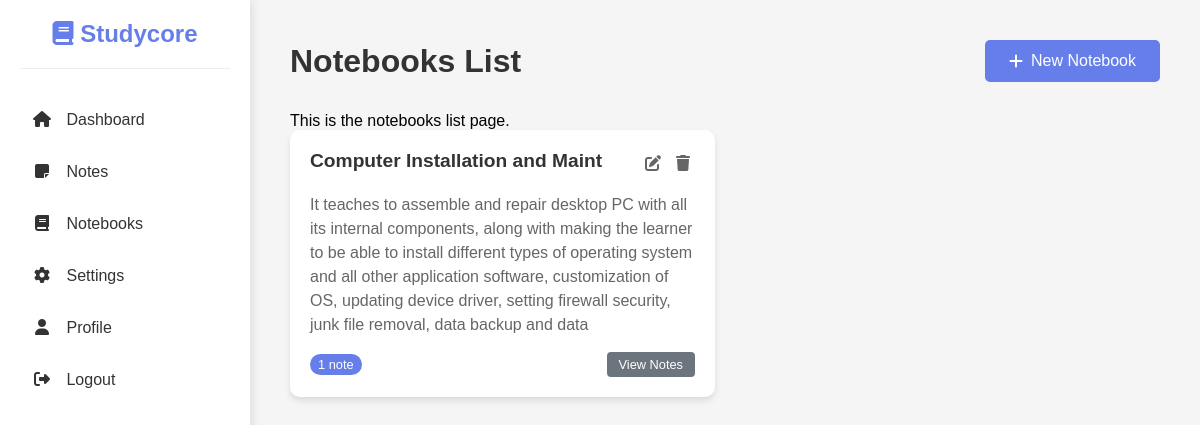
Screenshot of /notebooks (signed in) with the database file from the repository.
### models.py (models this page shows)
class Notebook(db.Model):
    id = db.Column(db.Integer, primary_key=True)
    title = db.Column(db.String(100))
    description = db.Column(db.Text, nullable=True)
    created_at = db.Column(db.DateTime, default=datetime.utcnow)
    updated_at = db.Column(db.DateTime, default=datetime.utcnow, onupdate=datetime.utcnow)
    user_id = db.Column(db.Integer, db.ForeignKey('user.id'))
    notes = db.relationship('Note', backref='notebook', lazy=True, cascade='all, delete-orphan')

### app.py (the view)
@app.route('/notebooks')
@login_required
def list_notebooks():
    notebooks = Notebook.query.filter_by(user_id=current_user.id).all()
    return render_template('notebooks/list.html', notebooks=notebooks)

### app.py (called while the page is built)
@login_manager.user_loader
def load_user(user_id):
    return User.query.get(int(user_id))

### templates/notebooks/list.html (shortened to what this page needs)
<!DOCTYPE html>
<html lang="en">
<head>
    <link href="https://cdnjs.cloudflare.com/ajax/libs/font-awesome/6.4.0/css/all.min.css" rel="stylesheet">
</head>
<body>
    <div class="sidebar">
        <div class="sidebar-header">
            <h1><i class="fas fa-book"></i> Studycore</h1>
        </div>
        <ul class="sidebar-nav">
            <li><a href="{{ url_for('dashboard') }}"><i class="fas fa-home"></i> Dashboard</a></li>
            <li><a href="{{ url_for('list_notes') }}"><i class="fas fa-sticky-note"></i> Notes</a></li>
            <li><a href="{{ url_for('list_notebooks') }}"><i class="fas fa-book"></i> Notebooks</a></li>
            <li><a href="{{ url_for('settings') }}"><i class="fas fa-cog"></i> Settings</a></li>
            <li><a href="{{ url_for('profile') }}"><i class="fas fa-user"></i> Profile</a></li>
            <li><a href="{{ url_for('logout') }}"><i class="fas fa-sign-out-alt"></i> Logout</a></li>
        </ul>
    </div>
    <div class="main-content">
        <div class="header">
            <h1>Notebooks List</h1>
            <a href="{{ url_for('create_notebook') }}" class="btn btn-primary">
                <i class="fas fa-plus"></i> New Notebook
            </a>
        </div>
        <p>This is the notebooks list page.</p>
        {% if notebooks %}
        <div class="notebooks-grid">
            {% for notebook in notebooks %}
            <div class="notebook-card">
                <div class="notebook-header">
                    <h3 class="notebook-title">{{ notebook.title }}</h3>
                    <div class="notebook-actions">
                        <a href="{{ url_for('edit_notebook', notebook_id=notebook.id) }}" class="action-btn" title="Edit">
                            <i class="fas fa-edit"></i>
                        </a>
                        <a href="{{ url_for('delete_notebook', notebook_id=notebook.id) }}" class="action-btn delete" title="Delete" onclick="return confirm('Are you sure you want to delete this notebook? All notes in it will be deleted.')">
                            <i class="fas fa-trash"></i>
                        </a>
                    </div>
                </div>
                <div class="notebook-description">
                    {% if notebook.description %}
                        {{ notebook.description }}
                    {% else %}
                        <span style="color: #999; font-style: italic;">No description</span>
                    {% endif %}
                </div>
                <div class="notebook-footer">
                    <span class="notes-count">{{ notebook.notes|length }} note{% if notebook.notes|length != 1 %}s{% endif %}</span>
                    <a href="{{ url_for('list_notes') }}?notebook_id={{ notebook.id }}" class="view-notes-btn">
                        View Notes
                    </a>
                </div>
            </div>
            {% endfor %}
        </div>
        {% endif %}
    </div>
</body>
</html>

### templates/notebooks/list.html (style rules this page uses)
* { margin: 0; padding: 0; box-sizing: border-box; }
body { font-family: 'Arial', sans-serif; background: #f5f5f5; min-height: 100vh; }
.sidebar { width: 250px; background: white; height: 100vh; position: fixed; left: 0; top: 0; box-shadow: 2px 0 10px rgba(0,0,0,0.1); padding: 20px; }
.sidebar-header { text-align: center; margin-bottom: 30px; padding-bottom: 20px; border-bottom: 1px solid #eee; }
.sidebar-header h1 { color: #667eea; font-size: 1.5rem; }
.sidebar-nav { list-style: none; }
.sidebar-nav li { margin-bottom: 10px; }
.sidebar-nav a { display: block; padding: 12px; color: #333; text-decoration: none; border-radius: 5px; transition: background 0.3s ease; }
.sidebar-nav a i { margin-right: 10px; width: 20px; text-align: center; }
.main-content { margin-left: 250px; padding: 40px; }
.header { display: flex; justify-content: space-between; align-items: center; margin-bottom: 30px; }
.header h1 { color: #333; font-size: 2rem; }
.btn { padding: 12px 24px; border: none; border-radius: 5px; font-size: 1rem; cursor: pointer; text-decoration: none; display: inline-flex; align-items: center; gap: 8px; transition: all 0.3s ease; }
.btn-primary { background: #667eea; color: white; }
.notebooks-grid { display: grid; grid-template-columns: repeat(auto-fill, minmax(300px, 1fr)); gap: 20px; }
.notebook-card { background: white; border-radius: 10px; padding: 20px; box-shadow: 0 4px 6px rgba(0,0,0,0.1); transition: transform 0.3s ease; }
.notebook-header { display: flex; justify-content: space-between; align-items: flex-start; margin-bottom: 15px; }
.notebook-title { font-size: 1.2rem; font-weight: bold; color: #333; margin-right: 10px; }
.notebook-actions { display: flex; gap: 5px; }
.action-btn { padding: 5px; border: none; background: none; cursor: pointer; color: #666; transition: color 0.3s ease; }
.notebook-description { color: #666; margin-bottom: 15px; line-height: 1.5; }
.notebook-footer { display: flex; justify-content: space-between; align-items: center; font-size: 0.9rem; color: #999; }
.notes-count { background: #667eea; color: white; padding: 3px 8px; border-radius: 12px; font-size: 0.8rem; }
.view-notes-btn { padding: 5px 12px; background: #6c757d; color: white; text-decoration: none; border-radius: 4px; font-size: 0.8rem; }

### rows the page displays
Notebook: title "Computer Installation and Maint", description "It teaches to assemble and repair desktop PC with all its internal components, along with making the learner to be able to install different types of operating system and all other application software, customization of OS, updating device driver, setting firewall security, junk file removal, data backup and data", notes|length "1"
